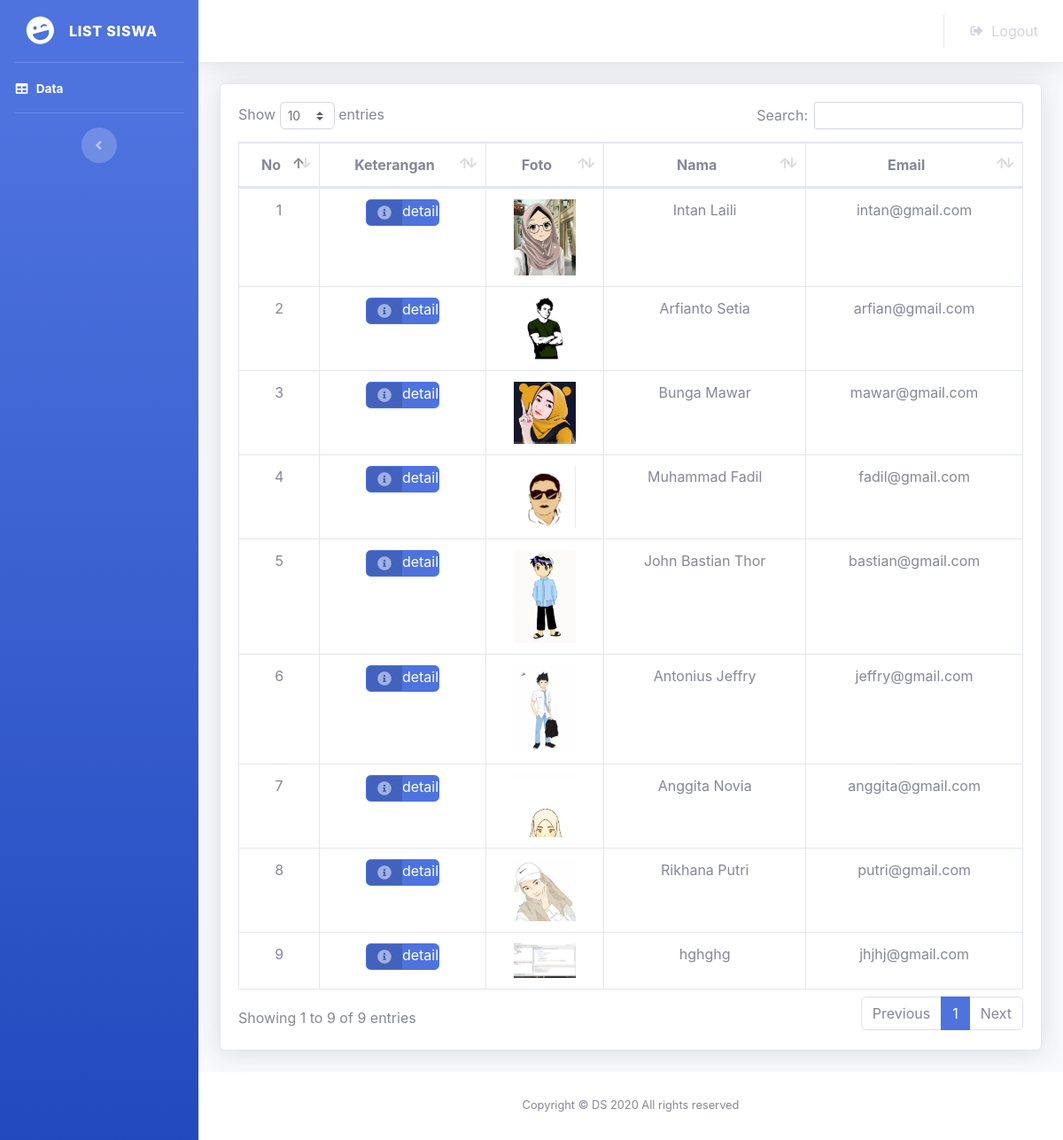
The app's page /user/index.php with its own data.
### tables this page shows
CREATE TABLE `daftar` (
  `id` int(10) NOT NULL,
  `gambar` varchar(225) NOT NULL,
  `nama` varchar(225) NOT NULL,
  `email` varchar(100) NOT NULL,
  `alamat` text NOT NULL,
  `tanggal_lahir` date NOT NULL,
  `jenis_kelamin` varchar(100) NOT NULL,
  `tempat_lahir` varchar(100) NOT NULL,
  `golongan_darah` varchar(3) NOT NULL,
  `agama` varchar(100) NOT NULL,
  `nama_ayah` varchar(225) NOT NULL,
  `nama_ibu` varchar(225) NOT NULL,
  `no_hp` int(12) NOT NULL,
  `nama_panggilan` varchar(50) NOT NULL,
  `motto` text NOT NULL,
  `anak_ke` int(10) NOT NULL,
  `tinggi` int(4) NOT NULL,
  `berat` int(4) NOT NULL,
  `no_ortu` int(12) NOT NULL,
  `alamat_ortu` text NOT NULL,
  `hobby` varchar(225) NOT NULL,
  `penyakit` varchar(225) NOT NULL,
  `created_at` timestamp NOT NULL DEFAULT current_timestamp() ON UPDATE current_timestamp(),
  `updated_at` timestamp NOT NULL DEFAULT current_timestamp() ON UPDATE current_timestamp(),
  `deleted_at` timestamp NULL DEFAULT NULL
);

### koneksi/db.php (called while the page is built, shortened)
<?php
$conn = mysqli_connect("localhost", "root", "", "daftar_kelas");
function query($query){
    global $conn;
$result         = mysqli_query($conn, $query);
$rows           = [];
while($row      = mysqli_fetch_assoc($result)){
    $rows[]     = $row;
}
return $rows;
}

### user/index.php (the view, shortened to what this page needs)
<?php
require_once '../koneksi/db.php';
$dft = query("SELECT * FROM daftar");
?>
<!DOCTYPE html>
<html lang="en">
<head>
  <link href="../assets/vendor/fontawesome-free/css/all.min.css" rel="stylesheet" type="text/css">
  <link href="../assets/css/sb-admin-2.min.css" rel="stylesheet">
  <link href="../assets/vendor/datatables/dataTables.bootstrap4.min.css" rel="stylesheet">
</head>
<body id="page-top">
  <div id="wrapper">
    <ul class="navbar-nav bg-gradient-primary sidebar sidebar-dark accordion" id="accordionSidebar">
      <a class="sidebar-brand d-flex align-items-center justify-content-center" href="#">
        <div class="sidebar-brand-icon rotate-n-15">
          <i class="fas fa-laugh-wink"></i>
        </div>
        <div class="sidebar-brand-text mx-3">List Siswa</div>
      </a>
      <hr class="sidebar-divider my-0">
      <li class="nav-item active">
        <a class="nav-link" href="index.php">
          <i class="fas fa-fw fa-table"></i>
          <span>Data</span></a>
      </li>
      <hr class="sidebar-divider d-none d-md-block">
      <div class="text-center d-none d-md-inline">
        <button class="rounded-circle border-0" id="sidebarToggle"></button>
      </div>
    </ul>
    <div id="content-wrapper" class="d-flex flex-column">
      <div id="content">
        <nav class="navbar navbar-expand navbar-light bg-white topbar mb-4 static-top shadow">
          <ul class="navbar-nav ml-auto">
            <li class="nav-item dropdown no-arrow">
              <a class="nav-link dropdown-toggle" href="logout.php" data-toggle="modal" data-target="#logoutModal">
                  <i class="fas fa-sign-out-alt fa-sm fa-fw mr-2 text-gray-400"></i>
                  Logout
                </a>
            </li>
          </ul>
        </nav>
        <div class="container-fluid">
          <div class="card shadow mb-4">
            <div class="card-body">
              <div class="table-responsive">
                <table class="table table-bordered text-center" id="dataTable" width="100%" cellspacing="0">
                  <thead>
                  <tr>
                    <th>No</th>
                    <th>Keterangan</th>
                    <th>Foto</th>
                    <th>Nama</th>
                    <th>Email</th>
                  </tr>
                  </thead>
                  <tbody>
                  <?php $i=1; ?>
                  <?php foreach($dft as $row) : ?>
                  <tr>
                    <td><?php echo $i; ?></td>
                    <td>
                      <a href="detail.php?id=<?php echo $row["id"]; ?>" class="btn btn-primary btn-icon-split">
                        <i class="icon text-white-50 fas fa-info-circle"></i>detail
                      </a>
                    </td>
                    <td><img src="../assets/img/<?php echo $row["gambar"]; ?>" width="70"></td>
                    <td><?php echo $row["nama"]; ?></td>
                    <td><?php echo $row["email"]; ?></td>
                  </tr>
                  <?php  $i++; ?>
                  <?php endforeach; ?>
                  </tbody>
                </table>
              </div>
            </div>
          </div>
        </div>
      </div>
      <footer class="sticky-footer bg-white">
        <div class="container my-auto">
          <div class="copyright text-center my-auto">
            <span>Copyright &copy; DS <script>document.write(new Date().getFullYear());</script> All rights reserved</span>
          </div>
        </div>
      </footer>
    </div>
  </div>
</body>
</html>

### records on screen
daftar: shows a picture, nama "Intan Laili", email "intan@gmail.com"
daftar: gambar (picture), nama "Arfianto Setia", email "arfian@gmail.com"
daftar: gambar (picture), nama "Bunga Mawar", email "mawar@gmail.com"
daftar: shows a picture, nama "Muhammad Fadil", email "fadil@gmail.com"
daftar: shows a picture, nama "John Bastian Thor", email "bastian@gmail.com"
daftar: shows a picture, nama "Antonius Jeffry", email "jeffry@gmail.com"
daftar: shows a picture, nama "Anggita Novia", email "anggita@gmail.com"
daftar: shows a picture, nama "Rikhana Putri", email "putri@gmail.com"
daftar: gambar (picture), nama "hghghg", email "jhjhj@gmail.com"
